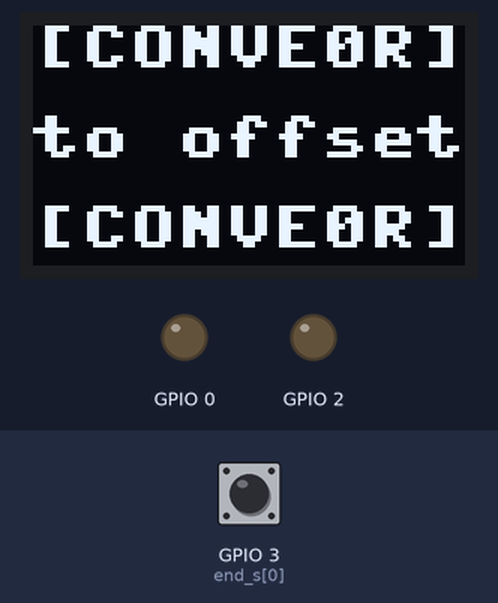
The program below on a simulated ESP32 board running MicroPython. Shown: 72×40 one-colour display, output pins drawn as LEDs (lit = HIGH). The inputs (shaded band) are chosen by the test bench; at power-on: GPIO 3 (end_s[0]) HIGH. Library files of the repository ran but are not shown: ssd1306.py, stepper.py; pins used as bus, display or sensor lines are not drawn.

Above: at 0.1 s.
At 5.1 s:
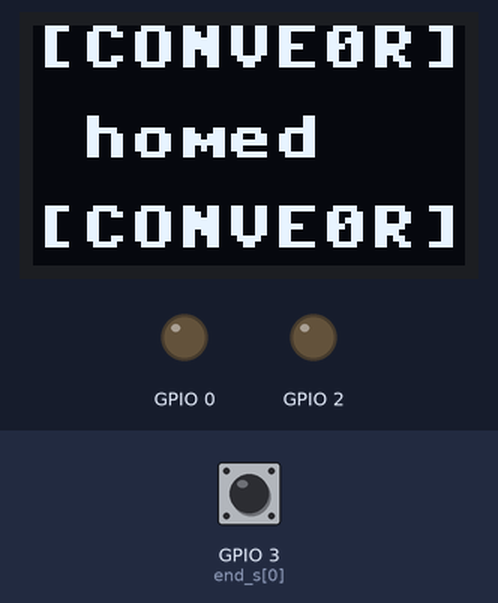
At 6.1 s:
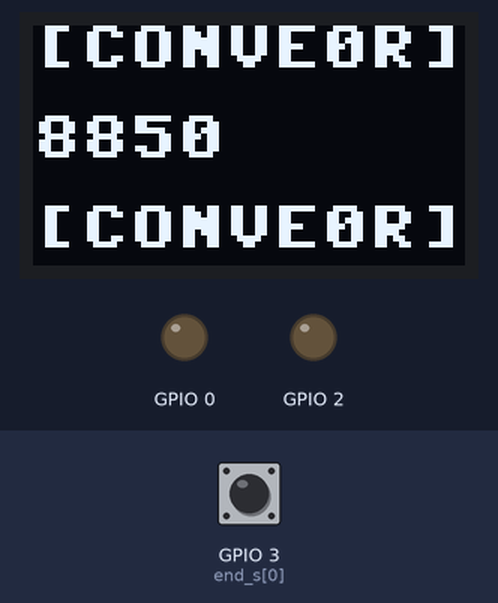
Timing chart, 0 to 7.6 s (numbered marks = the images above):
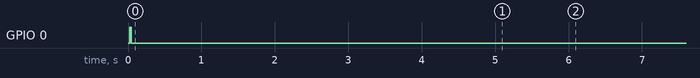

The program:

main_carriage.py
```python
import os
from machine import Pin, I2C
from ssd1306 import SSD1306_I2C
from time import sleep_ms, ticks_ms, ticks_diff
from stepper import Stepper

'''piece variable'''
rail_offset = 100
rail_length = 8850
speed = 1500 # steps/sec
steps_per_mm = 40 # for 20 teeth GT2 pulley

# --- SCREEN INIT ---
i2c = I2C(0, sda=Pin(5), scl=Pin(6))

display = SSD1306_I2C(72, 40, i2c)

def display_txt(t):
    display.fill(0)
    display.text("[CONVE0R]",0, 0, 1)
    display.text(t,0, 15, 1)
    display.text("[CONVE0R]",0, 30, 1)
    display.show()

# --- STEPPER INIT ---
s = Stepper(1,0,2,invert_dir=True) #stp,dir,en
#create an input pin for the end switches (switch connects pin to GND)
end_s = [Pin(3, Pin.IN, Pin.PULL_UP), Pin(4, Pin.IN, Pin.PULL_UP)] #pull up doesn't seems to work
cycle_count = 0

def read_switch(pin, stable_time=20):
    """Return True if switch is pressed (stable), False otherwise."""
    first = pin.value()
    start = ticks_ms()
    while ticks_diff(ticks_ms(), start) < stable_time:
        if pin.value() != first:
            first = pin.value()
            start = ticks_ms()
    return first == 1  # active high logic

# --- HOMING ---
def homing():
    display_txt(f" homing")
    s.speed(speed)
    s.free_run(-1) #move backward

    while not read_switch(end_s[0]):
        sleep_ms(2)

    s.stop() #stop as soon as the switch is triggered
    s.overwrite_pos(0) #set position as 0 point
    s.target(0) #set the target to the same value to avoid unwanted movement

    display_txt(f"to offset")

    s.track_target()
    s.target(rail_offset*steps_per_mm)
    sleep_ms(5000)

    display_txt(f" homed")
    sleep_ms(1000)

# --- MOVE BETWEEN ENDS ---
def move_to(pos_mm, direction):
    display_txt(f"{pos_mm}")
    target_steps = pos_mm * steps_per_mm

    s.target(target_steps)
    s.track_target()

    if direction < 0 :
        while s.get_pos() > (target_steps):
            sleep_ms(10)

    if direction > 0 :
        while s.get_pos() < (target_steps):
            sleep_ms(10)

'''execution'''
homing()

while True :
    move_to(rail_length, 1)   # move to far end
    sleep_ms(500)
    move_to(rail_offset, -1)             # back to start
    sleep_ms(500)
    cycle_count += 1

    # Homing routine
    if cycle_count >= 10 :
        cycle_count = 0
        homing()
```

Measured:
- what the display in image 1 shows lasts 1.0 s, from 5.1 s to 6.1 s
